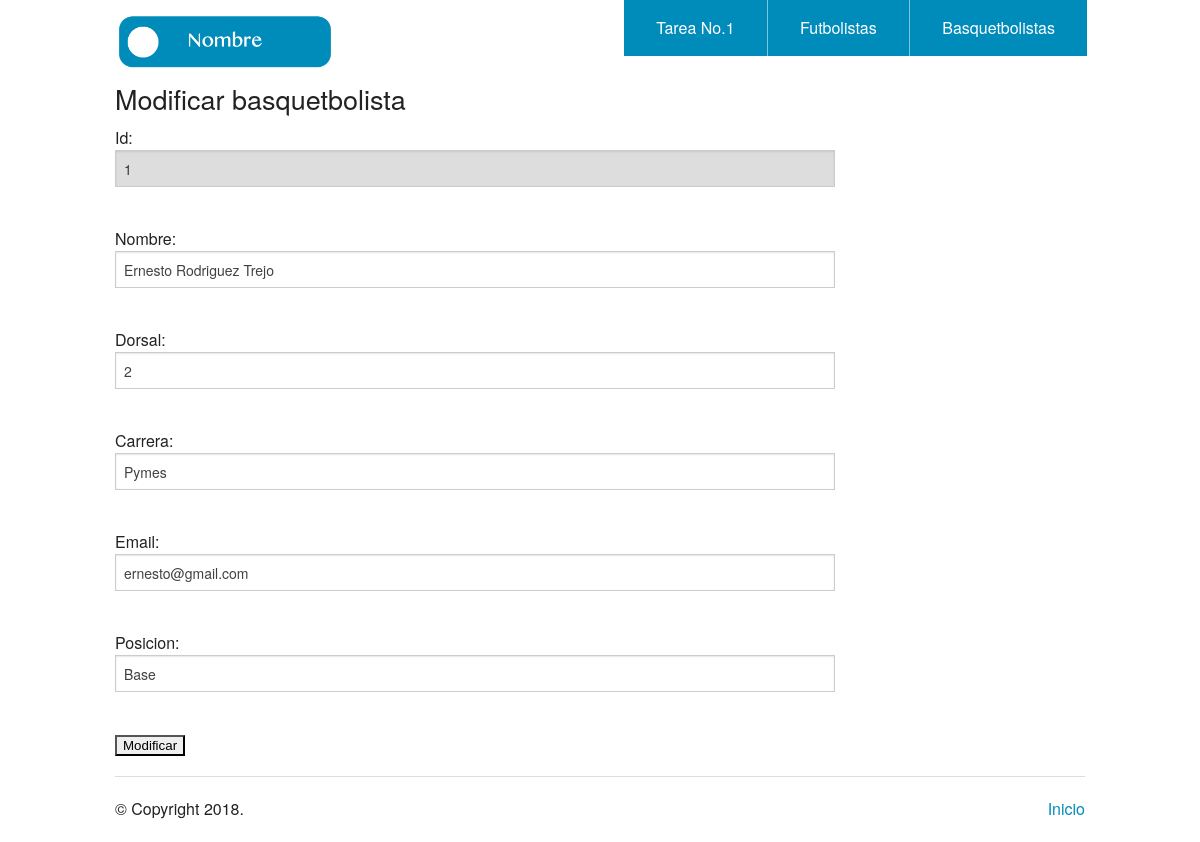
The app's page /modificar_basquetbolista.php?Id=1 with its own data.
### tables this page shows
CREATE TABLE `basquetbolistas` (
  `Id` int(11) NOT NULL,
  `Dorsal` int(11) NOT NULL,
  `Nombre` varchar(30) NOT NULL,
  `Carrera` varchar(30) NOT NULL,
  `Email` varchar(30) NOT NULL,
  `Posicion` varchar(30) NOT NULL
);

### modificar_basquetbolista.php (the view, shortened to what this page needs)
<?php
  include_once('Config2.php');
  $Id = isset( $_GET['Id'] ) ? $_GET['Id'] : '';
  $datos_fut = $conexion->prepare('SELECT * FROM Basquetbolistas WHERE Id = :Id');
  $datos_fut->bindParam(':Id',$Id);
  $datos_fut->execute();
  $datos_fut = $datos_fut->fetchAll();
?>
<!doctype html>
<html class="no-js" lang="en">
  <head>
    <link rel="stylesheet" href="./css/foundation.css" />
  </head>
  <body>
    <?php require_once('header2.php'); ?>
    <div class="row">
      <div class="large-9 columns">
        <h3>Modificar basquetbolista</h3>
        <div class="section-container tabs" data-section>
          <section class="section">
            <div class="content" data-slug="panel1">
              <form method="post">
                Id: <input type="text" name="Id" disabled value="<?php echo $datos_fut[0]['Id']; ?>">
                <br>
                Nombre: <input type="text" name="Nombre" value="<?php echo $datos_fut[0]['Nombre']; ?>">
                <br>
                Dorsal: <input type="text" name="Dorsal" value="<?php echo $datos_fut[0]['Dorsal']; ?>">
                <br>
                Carrera: <input type="text" name="Carrera" value="<?php echo $datos_fut[0]['Carrera']; ?>">
                <br>
                Email: <input type="text" name="Email" value="<?php echo $datos_fut[0]['Email']; ?>">
                <br>
                Posicion: <input type="text" name="Posicion" value="<?php echo $datos_fut[0]['Posicion']; ?>">
                <br>
                <input type="submit" name="submit" value="Modificar">
            </form>
            </div>
          </section>
        </div>
      </div>
    </div>
    <?php require_once('footer.php'); ?>

### records on screen
basquetbolistas: Id "1", Nombre "Ernesto Rodriguez Trejo", Dorsal "2", Carrera "Pymes", Email "ernesto@gmail.com", Posicion "Base"
